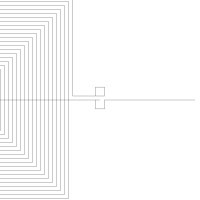

This chart was generated by the following Python code:
#!/usr/bin/python
import argparse
import drawsvg as draw
from numpy import array, sqrt, pi, log
from math import floor, ceil

ALIGN_BOTTOM = 0
ALIGN_TOP = 1


PIXEL_SCALE = 8.93 # customize it per computer

SIZE_0603_IN_PIXEL = 1.6 * PIXEL_SCALE
SIZE_0402_IN_PIXEL = 1 * PIXEL_SCALE
#
#  Embroidery coil maker, import to inkscape to generate pes file
#**** Size unit is mm and inductance is uH
class CoilMaker:

    ## static function to generate a coil with a transmission line directly
    def GenerateCoil(name, transmission_line_length, inductance, size = 0, reverse = False, intergrated_r = False, intergrated_c = False):
        coilMaker = CoilMaker(inductance * (10 ** -6), size)
        d = draw.Drawing(200, 200, origin='center', displayInline=False)
        p = draw.Path(stroke_width=0.202, stroke='black', fill_opacity ="0")
        coilMaker.makeCoil(p, transmission_line_length, intergrated_r, intergrated_c,
                    reverse) 

        d.append(p)
        d.save_svg(name + ".svg")  # Save to file


    def __init__(self, inductance, size = 0):

        self.inductance = inductance
        self.size = size
        self.line_width = 0.202
        self.spacing = 0.5
        self.relative_permeability = 1  # 相对磁导率，单位长度上的电感
  
        self.minimum_stitch_length = 0.5 
        # self.n_turns = self.calculateNTurns()
        self.n_turns = 26
        print("nTurns:", self.n_turns)
        # self.d_in = self.spacing if self.size == 0 else self.size - (self.spacing + self.line_width) * self.n_turns * 2
        self.d_in = self.spacing
        self.d_out = self.size if self.size > 0 else self.d_in + (self.spacing + self.line_width) * self.n_turns * 2
        print("din:", self.d_in)
        print("dout:", self.d_out)

    ## calculate the number of turns, based on (optional) dout and target inductance.
    def calculateNTurns(self): 
        best_n, l_diff = 0, 100

        if self.size > 0:
            ### binary search to find the  number of turns given the inductance
            min_n = 1
            max_n = 50
            while min_n < max_n:
                n = (min_n + max_n) // 2
                d_in = self.size - (self.spacing + self.line_width) * n * 2
                print("n chosen in binary search: ", n)
                if d_in < 0:
                    max_n = n - 1
                    continue
                d_out = self.size
                l = CoilMaker.getSingleInductance(d_in, d_out, n, self.relative_permeability)
                print("single inductance: ", l)
                if l <= self.inductance:
                    min_n = n + 1
                else:
                    max_n = n - 1
                if abs(l - self.inductance) < l_diff:
                    l_diff = abs(l - self.inductance)
                    best_n = n
        else:
            ### binary search to find the number of turns for the smallest inductor
            min_n = 1
            max_n = 50
            while min_n < max_n:
                n = (min_n + max_n) // 2
                d_in = self.spacing
                d_out = d_in + (self.spacing + self.line_width) * n * 2
                l = CoilMaker.getSingleInductance(d_in, d_out, n, self.relative_permeability)
                if l <= self.inductance:
                    min_n = n + 1
                else:
                    max_n = n - 1
                if abs(l - self.inductance) < l_diff:
                    l_diff = abs(l - self.inductance)
                    best_n = n
        return best_n

    # Stitch Coil and Transmission line
    def makeCoil(self, path, transmission_line_length, integrated_r = False, integrated_c = False, reverse = False):
        
        reverseF = -1 if reverse else 1
        path.M(95, 0)
        coil_location = array([(transmission_line_length)*reverseF*PIXEL_SCALE, 0])
        spacing = array([self.spacing*PIXEL_SCALE, self.spacing*PIXEL_SCALE])
        spacing[0] = 4
        spacing[1] = 4
        print("spacing: ", spacing[0])
        print("width: ", self.line_width * PIXEL_SCALE)
        print("inner: ", self.d_in * PIXEL_SCALE)
        din = array([self.d_in*PIXEL_SCALE, self.d_in*PIXEL_SCALE]) 
        print("coil_location: ", coil_location)
        self.stitchConnectionNode(path, [0, coil_location[1]], ALIGN_BOTTOM)
        if integrated_r:
            smd_r_location = (5*PIXEL_SCALE+SIZE_0603_IN_PIXEL)
            path.L(coil_location[0] - reverseF * smd_r_location, coil_location[1])  
            self.stitchConnectionNode(path, [coil_location[0] - reverseF * smd_r_location, coil_location[1]], ALIGN_BOTTOM)  
            path.L(coil_location[0] - reverseF * (smd_r_location-SIZE_0603_IN_PIXEL), coil_location[1]) 
            self.stitchConnectionNode(path, [coil_location[0] - reverseF * (smd_r_location-SIZE_0603_IN_PIXEL), coil_location[1]], ALIGN_BOTTOM)  
        
        if integrated_c:
            smd_c_location = (1 + PIXEL_SCALE+SIZE_0603_IN_PIXEL)
            path.L(coil_location[0] - reverseF * smd_c_location, coil_location[1])  
            self.stitchConnectionNode(path, [coil_location[0] - reverseF * smd_c_location, coil_location[1]], ALIGN_BOTTOM)  
            path.L(coil_location[0] - reverseF * (smd_c_location-SIZE_0603_IN_PIXEL), coil_location[1]) 
            self.stitchConnectionNode(path, [coil_location[0] - reverseF * (smd_c_location-SIZE_0603_IN_PIXEL), coil_location[1]], ALIGN_BOTTOM)  

        centers = array([coil_location[0] + (self.d_out/2)*reverseF*PIXEL_SCALE, coil_location[1]])
        path.L(centers[0], centers[1])
        self.stitchCoil(path, centers, din, spacing, reverse)
        path.L(0, centers[1] - spacing[1])
        self.stitchConnectionNode(path, [0, centers[1] - spacing[1]], ALIGN_TOP)
        print("single inductance: ", CoilMaker.getSingleInductance(self.d_in, self.d_out, self.n_turns, self.relative_permeability))

    # Stitch Connection Node
    def stitchConnectionNode(self, p, location, alignment = 0): 
 
        self.last_point = location
        size_in_pixel = 1  * PIXEL_SCALE
        if alignment == ALIGN_BOTTOM:
            self.drawStitches(p, location[0] + size_in_pixel/2, location[1])
            print(self.last_point)
            self.drawStitches(p, location[0] + size_in_pixel/2, location[1] + size_in_pixel)
            print(self.last_point)
            self.drawStitches(p, location[0] - size_in_pixel/2, location[1] + size_in_pixel)
            self.drawStitches(p, location[0] - size_in_pixel/2, location[1])
            self.drawStitches(p, location[0], location[1])
        else:
            self.drawStitches(p, location[0] + size_in_pixel/2, location[1])
            self.drawStitches(p, location[0] + size_in_pixel/2, location[1] - size_in_pixel)
            self.drawStitches(p, location[0] - size_in_pixel/2, location[1] - size_in_pixel)
            self.drawStitches(p, location[0] - size_in_pixel/2, location[1])
            self.drawStitches(p, location[0], location[1]) 
        return p

    # Stitch Coil
    def stitchCoil(self, p, centers, din, spacing, reverse = False): 
        next_top_left_corner = array([centers[0]-din[0]/2, centers[1]-din[1]/2])
        next_bot_right_corner = array([centers[0]+din[0]/2, centers[1]+din[0]/2])
        print("top, left corneer: ", next_top_left_corner)
        print("bottom, right corner: ", next_bot_right_corner)
        self.last_point = centers

        for turn in range(0,self.n_turns):
            if reverse:
                self.drawStitches(p, next_top_left_corner[0], self.last_point[1]) #Right to Left
                self.drawStitches(p, next_top_left_corner[0], next_top_left_corner[1]) #Top to Bottom
                self.drawStitches(p, next_bot_right_corner[0], next_top_left_corner[1]) #Left to Right
                if turn == (self.n_turns -1):
                    self.drawStitches(p, next_bot_right_corner[0], centers[1] - spacing[1]) #Bottom to Tio
                else:
                    self.drawStitches(p, next_bot_right_corner[0], next_bot_right_corner[1])#Bottom to Tio
            else:
                self.drawStitches(p, next_bot_right_corner[0], self.last_point[1]) #Left to Right
                self.drawStitches(p, next_bot_right_corner[0], next_top_left_corner[1]) #Top to Bottom
                self.drawStitches(p, next_top_left_corner[0], next_top_left_corner[1]) #Left to Right
                if turn == (self.n_turns -1):
                    self.drawStitches(p, next_top_left_corner[0], centers[1] - spacing[1])#Bottom to Tio
                else:
                    self.drawStitches(p, next_top_left_corner[0], next_bot_right_corner[1]+spacing[1])#Bottom to Tio

            next_top_left_corner -= spacing
            next_bot_right_corner += spacing
        return p


    def drawStitches(self, p, x, y):
        dx = x - self.last_point[0]
        dy = y - self.last_point[1]
        length = sqrt((dx**2) + (dy**2))
        
        stitches = length/(self.minimum_stitch_length* PIXEL_SCALE)
        for i in range(1, floor(stitches)):
            # print(stitches)
            p.L(self.last_point[0] + dx/stitches*i, self.last_point[1] + dy/stitches*i)
        p.L(x, y)
        self.last_point = array([x, y])

    def getSingleInductance(d_in, d_out, n, rp): 
        C1 = 1.27
        C2 = 2.07
        C3 = 0.18
        C4 = 0.13
        N = n
        diaAvg = (10**-3 * (d_in + d_out) / 2)
        permeability = 4*pi*10**(-7) * rp
        fillratio = ( d_out - d_in)/( d_out + d_in)
        L = ((permeability *  N**2 *diaAvg* C1)/2) * (log(C2/fillratio) + C3*fillratio + C4* fillratio**2)
        return L

    def getDoubleInductance(d_in, d_out, n, rp, thickness):
        N = n
        X = thickness
        A = 0.184
        B = -0.525
        C = 1.038
        D = 1.001
        KC = (N**2)/( (A*X**3 + B*X**2 + C*X + D) * ( (1.67*N**2 -5.84*N +65)* 0.64) )
        L12 = CoilMaker.getSingleInductance(d_in, d_out, n, rp)
        Ltot = 2*L12 + 2*KC * L12
        return Ltot



if __name__=="__main__":
    CoilMaker.GenerateCoil("coil5", 2, 30, 25,reverse= True, intergrated_c= False, intergrated_r=False)


    
